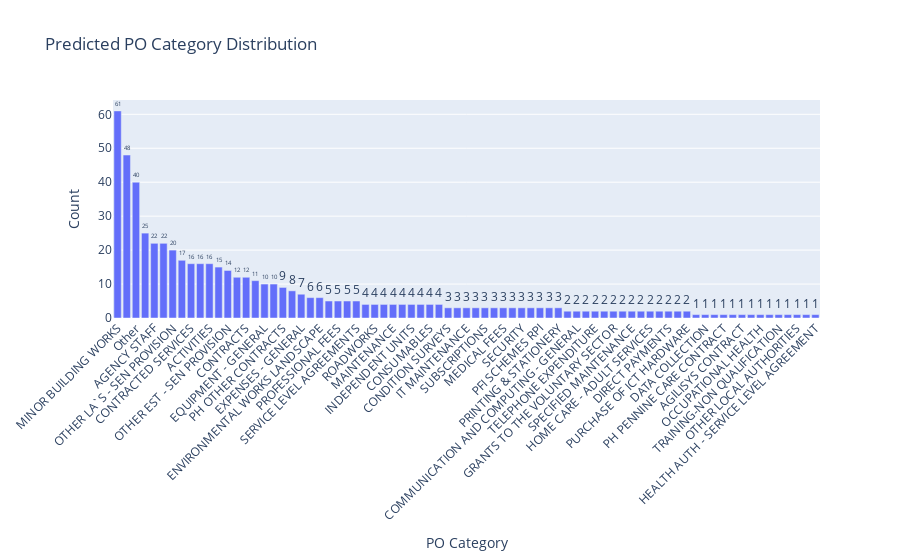

Write notebook code for a chart like this one.
### Code cell
# Distribution of predicted labels
pred_counts = pd.Series(y_pred).value_counts().sort_values(ascending=False)
fig = px.bar(
    x=pred_counts.index,
    y=pred_counts.values,
    text=pred_counts.values,
    labels={'x': 'PO Category', 'y': 'Count'},
    title='Predicted PO Category Distribution'
)

fig.update_traces(textposition='outside')
fig.update_layout(xaxis_tickangle=-45)
fig.show()

### Figure 1 — Plotly figure (JSON) as saved in the notebook; plotly's stock layout.template omitted (floating-point values rounded to 4 significant figures)
{"data": [{"hovertemplate": "PO Category=%{x}<br>Count=%{y}<br>text=%{text}<extra></extra>", "legendgroup": "", "marker": {"color": "#636efa", "pattern": {"shape": ""}}, "name": "", "orientation": "v", "showlegend": false, "text": [61.0, 48.0, 40.0, 25.0, 22.0, 22.0, 20.0, 17.0, 16.0, 16.0, 16.0, 15.0, 14.0, 12.0, 12.0, 11.0, 10.0, 10.0, 9.0, 8.0, 7.0, 6.0, 6.0, 5.0, 5.0, 5.0, 5.0, 4.0, 4.0, 4.0, 4.0, 4.0, 4.0, 4.0, 4.0, 4.0, 3.0, 3.0, 3.0, 3.0, 3.0, 3.0, 3.0, 3.0, 3.0, 3.0, 3.0, 3.0, 3.0, 2.0, 2.0, 2.0, 2.0, 2.0, 2.0, 2.0, 2.0, 2.0, 2.0, 2.0, 2.0, 2.0, 2.0, 1.0, 1.0, 1.0, 1.0, 1.0, 1.0, 1.0, 1.0, 1.0, 1.0, 1.0, 1.0, 1.0, 1.0], "textposition": "outside", "type": "bar", "x": ["MINOR BUILDING WORKS", "TAXI HIRE", "Other", "FOSTER PARENTS BASIC ALLOWANCE", "AGENCY STAFF", "TRANSACTIONS-EXPENDITURE", "OTHER LA`S - SEN PROVISION", "CONSULTANTS FEES", "CONTRACTED SERVICES", "SOFTWARE", "ACTIVITIES", "EBD (EMOT & BEHAV DIFF) PLACEMENTS", "OTHER EST - SEN PROVISION", "YOUNG PEOPLES RENTS", "CONTRACTS", "PROPERTY - WORKS ELEMENT", "EQUIPMENT - GENERAL", "ACCOMMODATION", "PH OTHER CONTRACTS", "PFI SCHEMES RPIX", "EXPENSES - GENERAL", "CAPITAL SALARIES", "ENVIRONMENTAL WORKS LANDSCAPE", "REPAIRS & ALTS OF BUILDINGS", "PROFESSIONAL FEES", "CONSULTANT FEES", "SERVICE LEVEL AGREEMENTS", "TRAINING", "ROADWORKS", "ELECTRICITY", "MAINTENANCE", "FEES / COMMISSION", "INDEPENDENT UNITS", "PURCHASE OF VEHICLES", "CONSUMABLES", "SOCIAL SERVICES OTHER", "CONDITION SURVEYS", "ADOPTION PAYMENTS", "IT MAINTENANCE", "PURCHASE OF FURNITURE AND EQUIPMENT", "SUBSCRIPTIONS", "GRANTS TO THE NON VOLUNTARY SECTOR", "MEDICAL FEES", "POSTAGE", "SECURITY", "RENTS", "PFI SCHEMES RPI", "PROJECTS", "PRINTING & STATIONERY", "EXTERNALLY MANAGED FUNDS", "COMMUNICATION AND COMPUTING - GENERAL", "CAPITAL - STAFFING AGENCY PAYMENTS", "TELEPHONE EXPENDITURE", "SOFTWARE LICENSES", "GRANTS TO THE VOLUNTARY SECTOR", "PUBLICITY", "SPECIFIED MAINTENANCE", "MEALS", "HOME CARE - ADULT SERVICES", "PH LCS PAYMENTS", "DIRECT PAYMENTS", "PROPERTY REFURBISHMENT (HOUSING)", "PURCHASE OF ICT HARDWARE", "NEW CONSTRUCTION", "DATA COLLECTION", "BANK CHARGES", "PH PENNINE CARE CONTRACT", "REFERENCE BOOKS/NEWSPAPERS/PERIODICALS", "AGILISYS CONTRACT", "BASIC SALARIES", "OCCUPATIONAL HEALTH", "TYRES", "TRAINING-NON QUALIFICATION", "ENGINEERS FEES", "OTHER LOCAL AUTHORITIES", "PROVISIONS", "HEALTH AUTH - SERVICE LEVEL AGREEMENT"], "xaxis": "x", "y": [61, 48, 40, 25, 22, 22, 20, 17, 16, 16, 16, 15, 14, 12, 12, 11, 10, 10, 9, 8, 7, 6, 6, 5, 5, 5, 5, 4, 4, 4, 4, 4, 4, 4, 4, 4, 3, 3, 3, 3, 3, 3, 3, 3, 3, 3, 3, 3, 3, 2, 2, 2, 2, 2, 2, 2, 2, 2, 2, 2, 2, 2, 2, 1, 1, 1, 1, 1, 1, 1, 1, 1, 1, 1, 1, 1, 1], "yaxis": "y"}], "layout": {"barmode": "relative", "legend": {"tracegroupgap": 0}, "title": {"text": "Predicted PO Category Distribution"}, "xaxis": {"anchor": "y", "domain": [0, 1], "tickangle": -45, "title": {"text": "PO Category"}}, "yaxis": {"anchor": "x", "domain": [0, 1], "title": {"text": "Count"}}}}
